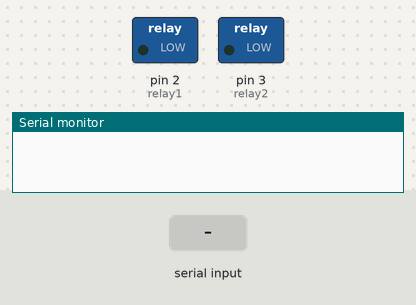
This sketch was run on a simulated Arduino Uno, built with avr-gcc and run on an emulated ATmega328P. On the bench: switched loads named in the sketch (green lamp = pin HIGH), the last lines printed to the serial monitor. The test bench sets the inputs (shaded band).

Above: at 1.2 s.
1.3 s: "1\n" received over Serial
At 2.3 s:
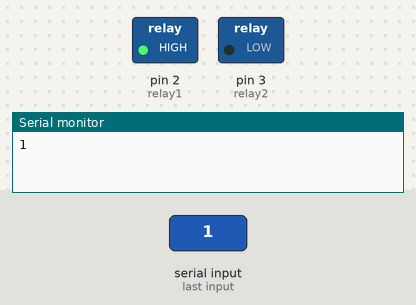
2.8 s: byte 51 ('3') received over Serial
At 3.5 s:
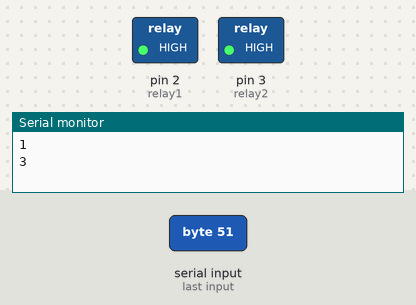
4.3 s: byte 50 ('2') received over Serial
At 4.6 s:
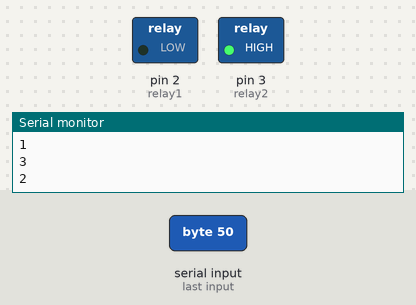
5.8 s: "4\n" received over Serial
At 6.9 s:
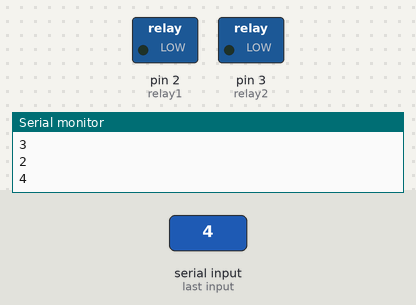
7.3 s: "3\n" received over Serial
At 8.1 s:
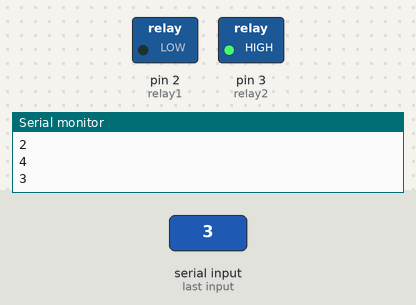
Timing chart, 0 to 9.8 s (numbered marks = the images above; inputs shaded):
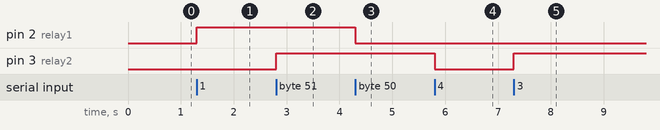

The sketch:

RELLAY.ino
```cpp
#define relay1 2
#define relay2 3

char data;

void setup(){
  Serial.begin(9600);
  pinMode(relay1, OUTPUT);
  pinMode(relay2, OUTPUT);
  digitalWrite(relay1, LOW);
  digitalWrite(relay2, LOW);
}

void loop(){
  if(Serial.available()>0){
    data = Serial.read();
    Serial.print(data);
    Serial.print("\n");

  if(data== '1'){
    digitalWrite(relay1, HIGH);

  }else if(data== '2'){
    digitalWrite(relay1, LOW);

  }else if(data== '3'){
    digitalWrite(relay2, HIGH);

  }else if(data== '4'){
    digitalWrite(relay2, LOW);
  }
  }
}
```

Measured:
- after the input at 1.3 s, pin 2 (relay1): LOW → HIGH at once
- after the input at 2.8 s, pin 3 (relay2): LOW → HIGH at once
- after the input at 4.3 s, pin 2 (relay1): HIGH → LOW at once
- after the input at 5.8 s, pin 3 (relay2): HIGH → LOW at once
- after the input at 7.3 s, pin 3 (relay2): LOW → HIGH at once
